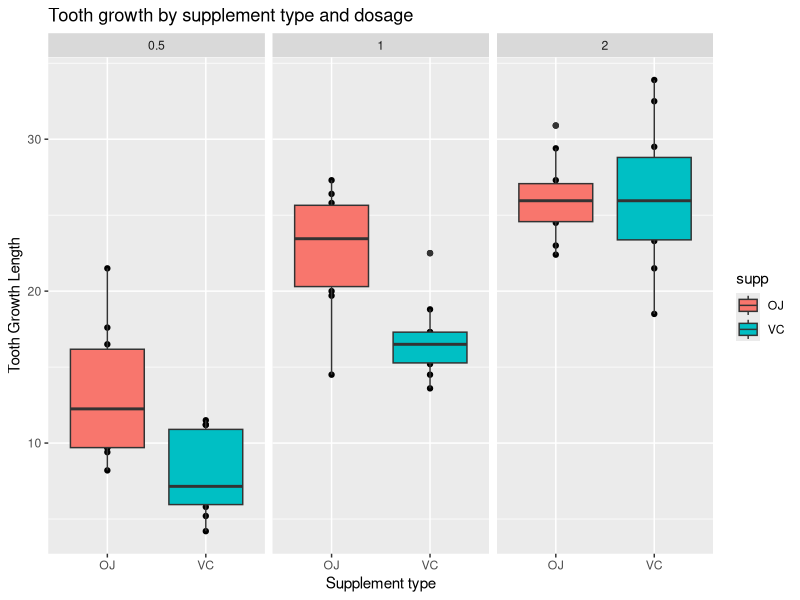

The R source for this figure: (Note: this script raises an error after producing the figure.)
## ---- chunk 1
knitr::opts_chunk$set(echo = TRUE)
library(ggplot2)
## ---- chunk 2
data(ToothGrowth)
head(ToothGrowth)
## ---- chunk 3
str(ToothGrowth)
summary(ToothGrowth)
## ---- chunk 4
qplot(supp, len, data = ToothGrowth, 
      facets = ~dose, 
      main = "Tooth growth by supplement type and dosage", 
      xlab = "Supplement type", 
      ylab = "Tooth Growth Length") + 
  geom_boxplot(aes(fill = supp))
## ---- chunk 5
t.test(len~supp, paired=FALSE,data=ToothGrowth,var.equal=TRUE)
## ---- chunk 6
toothGrowth0510<- subset(ToothGrowth, dose %in% c(0.5,1.0))
t.test(len~dose, paired=FALSE,data=toothGrowth0510,var.equal=TRUE)
## ---- chunk 7
toothGrowth0520<- subset(ToothGrowth, dose %in% c(0.5,2.0))
t.test(len~dose, paired=FALSE,data=toothGrowth0520,var.equal=TRUE)

## ---- chunk 8
toothGrowth1020<- subset(ToothGrowth, dose %in% c(1.0,2.0))
t.test(len~dose, paired=FALSE,data=toothGrowth1020,var.equal=TRUE)
